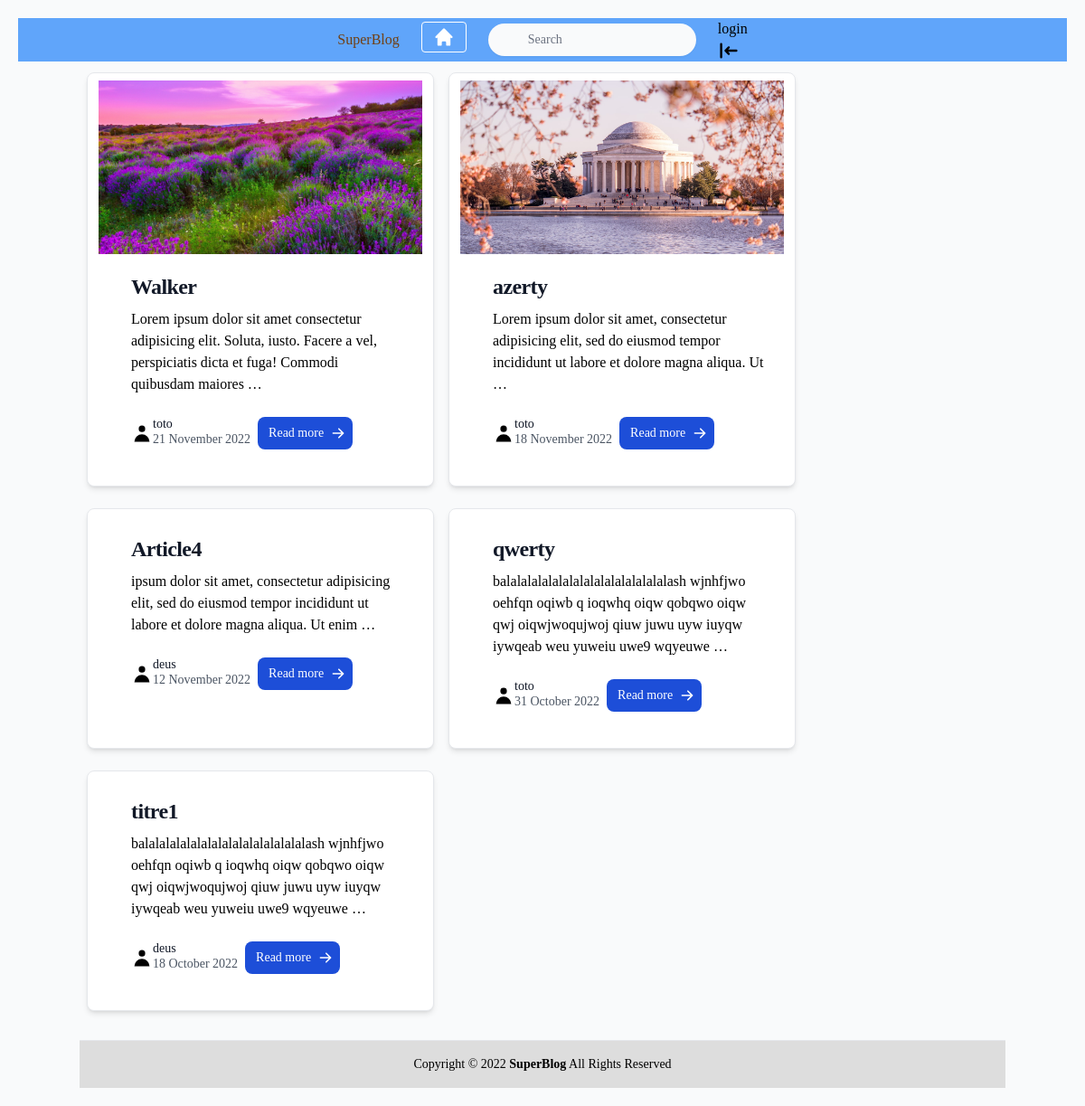
Before: / with the older database file.
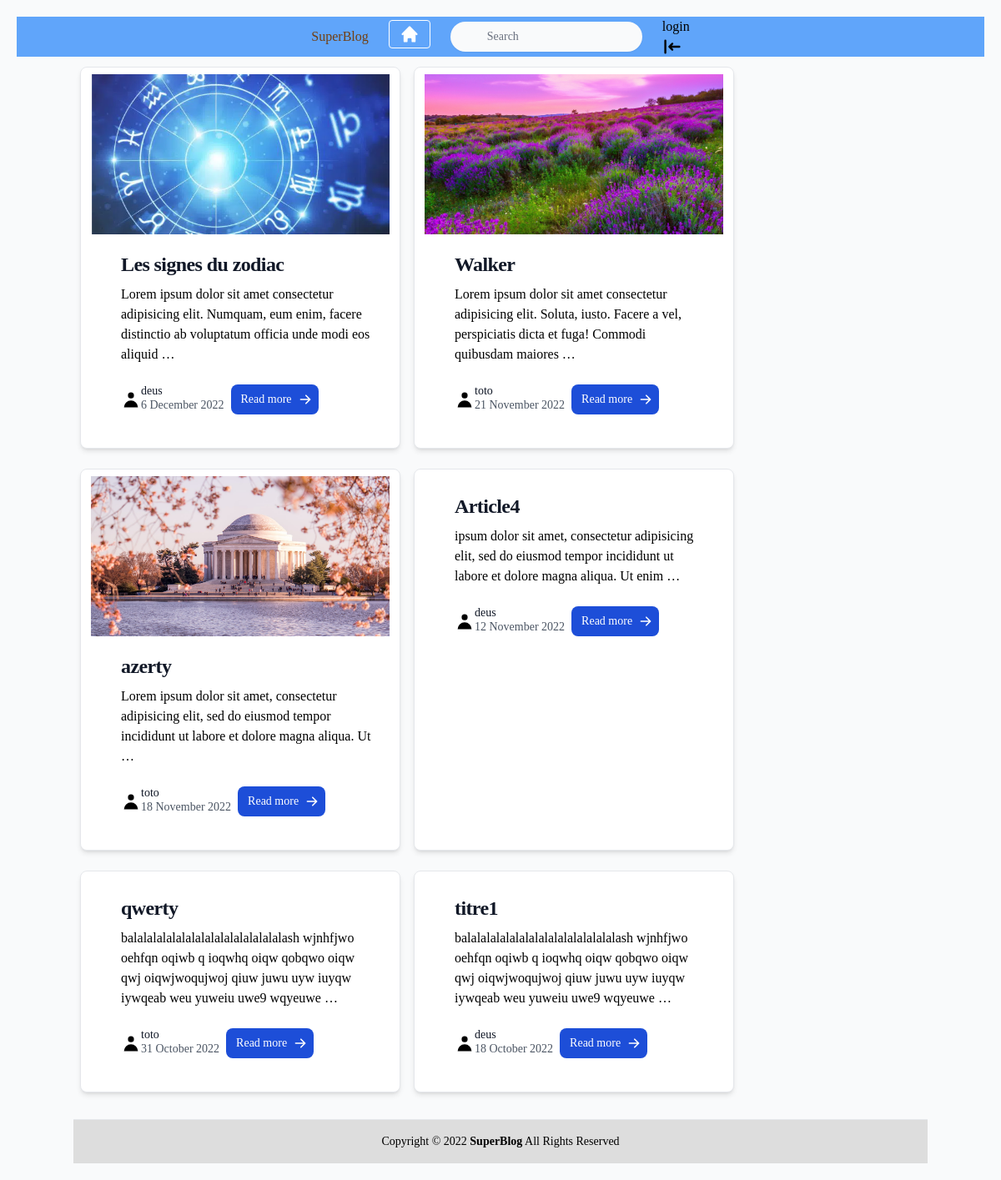
After: the same page with the newer database file.
### blogs/models.py (models this page shows, shortened)
class Articles(models.Model):
	image = models.ImageField(null=True, blank=True, default=None)
	title=models.CharField(max_length=100, verbose_name='titre de l\'article')
	contenu=models.TextField(verbose_name='Contenu')
	author=models.ForeignKey(User, on_delete=models.SET_NULL, null=True, blank=True)
	published=models.BooleanField(default=False)
	date_pub=models.DateTimeField(auto_now_add=True)
	date_mod=models.DateTimeField(auto_now=True)
	theme=models.ForeignKey(Themes, on_delete=models.SET_NULL, null=True, blank=True)
	tags=models.ManyToManyField(Tags, related_name='articles_tag', blank=True)
	slug = models.SlugField(max_length=255, blank=True)
	likes = models.ManyToManyField(User, related_name='article_like', blank=True)
	enregistrements = models.ManyToManyField(User, related_name='article_save', blank=True)
	class Meta:
		ordering = ['-date_pub']
		verbose_name = "Article"

### utilisateur/models.py (models this page shows, shortened)
class User(AbstractUser):
	profile_photo = models.ImageField(verbose_name='Photo de profil', null=True, blank=True, default=None)
	role = models.CharField(max_length=10, choices=ROLE_CHOICES, verbose_name='Rôle')
	def __str__(self):
		return self.username

### blogs/views.py (the view)
# urls.py: path('', BlogHome.as_view(), name="home"),
class BlogHome(ListView):
	model = blog.Articles
	context_object_name = "articles"
	def get_queryset(self):
		queryset = super().get_queryset()
		if self.request.user.is_authenticated and self.request.user.role == 'Créateur':
			return queryset.filter
		return queryset.filter(published=True)

### blogs/templates/blogs/articles_list.html (shortened to what this page needs)
{% extends 'base.html' %}
{% block content %}
<section id="blog" class="flex items-center justify-center">
<div class="flex flex-wrap ">
{% for article in articles %}
<div class="space-x-4 p-6 max-w-sm bg-white rounded-lg border border-gray-200 shadow-md hover:bg-gray-400 dark:bg-teal-500 dark:border-gray-700 dark:hover:bg-gray-400 py-2 px-3 mb-3 ml-2 mr-2 mt-3">
    <a href="{% url 'blog:detail' slug=article.slug %}">
       {%if article.image%}
         <img class="h-48 w-full object-cover md:h-48 md:w-full" width="200" height="200" src="{{article.image.url}}">
         {%endif%}
    </a>
    <div class="p-5">
        <a href="{% url 'blog:detail' slug=article.slug %}">
            <h5 class="mb-2 text-2xl font-bold tracking-tight text-gray-900 dark:text-white">{{ article.title }}</h5>
        </a>
        <p class="mb-3 font-normal text-black dark:text-black">{{ article.contenu|truncatewords:20}}</p>
        <div class="flex items-center">
      {%if .article.author.profile_photo%}
         <img width="25" height="25" src="{{article.author.profile_photo.url}}">
{%else%}<svg class="w-6 h-6" fill="currentColor" viewBox="0 0 20 20" xmlns="http://www.w3.org/2000/svg"><path fill-rule="evenodd" d="M10 9a3 3 0 100-6 3 3 0 000 6zm-7 9a7 7 0 1114 0H3z" clip-rule="evenodd"></path></svg>{%endif%}
      <div class="text-sm">
        <p class="text-gray-900 leading-none">{{ article.author }}</p>
        <p class="text-gray-600">{{ article.date_pub|date:'j F Y' }}</p>
      </div>
        <a href="{% url 'blog:detail' slug=article.slug %}" class="inline-flex items-center py-2 px-3 text-sm font-medium text-center text-white bg-blue-700 rounded-lg hover:bg-blue-800 focus:ring-4 focus:outline-none focus:ring-blue-300 dark:bg-blue-600 dark:hover:bg-blue-700 dark:focus:ring-blue-800 ml-2 mr-2 mt-3 mb-3">
            Read more
        </a>
    </div>
  </div>
</div>
{% empty %}
      <div class="text-gray-900 font-bold text-xl mb-2">Pas d'article</div>
{%endfor%}
</div>
</section>
{% endblock %}

### templates/base.html (shortened to what this page needs)
<!DOCTYPE html>
{% load static%}
{% load tailwind_tags %}
{%load crispy_forms_tags %}
<html>
<head>
	{% tailwind_css %}
	<link rel="stylesheet" href="{% static 'utilisateur/css/style.css' %}">
</head>
<body class="bg-gray-50 font-serif leading-normal tracking-normal">
	{%include 'nav.html'%}
	<div class="container mx-auto">
		<section>
		{%block content%} {%endblock%}
		</section>
		<footer class="border-t py-4 static bottom-0">
        	<p class=" text-sm text-center">Copyright © 2022 <span class="font-semibold">SuperBlog</span>
            All Rights Reserved</p>
    	</footer>
	</body>
</html>

### templates/nav.html (shortened to what this page needs)
<nav class="bg-blue-400 ">
<ul class="flex items-center justify-center">
  <li class="mr-3">
    <p class="inline-block text-yellow-900 py-1 px-3">SuperBlog</p>
  </li>
  <li class="mr-3">
    <a class="inline-block border border-white rounded hover:border-gray-200 text-white hover:bg-gray-200 py-1 px-3" href="{% url 'blog:home'%}"><svg class="w-6 h-6" fill="currentColor" viewBox="0 0 20 20" xmlns="http://www.w3.org/2000/svg"><path d="M10.707 2.293a1 1 0 00-1.414 0l-7 7a1 1 0 001.414 1.414L4 10.414V17a1 1 0 001 1h2a1 1 0 001-1v-2a1 1 0 011-1h2a1 1 0 011 1v2a1 1 0 001 1h2a1 1 0 001-1v-6.586l.293.293a1 1 0 001.414-1.414l-7-7z"></path></svg></a>
  </li>
<li class="mr-3">
	<div class="relative lg:ml-auto hidden lg:block py-1 px-3">
            	<form id="searchform" action="{% url 'blog:search' %}" method="get" accept-charset="utf-8">
                <input type="text" name="q" id="searchbox"
                    class="block w-full shadow-sm border-none rounded-3xl  pl-11 pr-2 py-2 focus:outline-none bg-gray-50 text-sm text-gray-700 placeholder-gray-500"
                    placeholder="Search">
</li>
	{% if user.is_authenticated%}
        <li class="mr-3">
          <a href="{%url 'user:profil'%}" class="inline-block">{%if user.profile_photo%}
         <img width="25" height="25" src="{{user.profile_photo.url}}">
{%else%}<svg class="w-6 h-6" fill="currentColor" viewBox="0 0 20 20" xmlns="http://www.w3.org/2000/svg"><path fill-rule="evenodd" d="M10 9a3 3 0 100-6 3 3 0 000 6zm-7 9a7 7 0 1114 0H3z" clip-rule="evenodd"></path></svg>{%endif%}{{request.user}}</a>
        </li>
        <li class="mr-3">
          <a href="{% url 'user:logout'%}" class="inline-block">logout<svg class="w-6 h-6" fill="currentColor" viewBox="0 0 20 20" xmlns="http://www.w3.org/2000/svg"><path fill-rule="evenodd" d="M3 3a1 1 0 00-1 1v12a1 1 0 102 0V4a1 1 0 00-1-1zm10.293 9.293a1 1 0 001.414 1.414l3-3a1 1 0 000-1.414l-3-3a1 1 0 10-1.414 1.414L14.586 9H7a1 1 0 100 2h7.586l-1.293 1.293z" clip-rule="evenodd"></path></svg></a>
        </li>
			{%else%}
			<li class="mr-3">
	                <a href="{% url 'user:login'%}" class="inline-block">login</a>
	           </li>
	        {%endif%}
</ul>
</nav>

### utilisateur/static/utilisateur/css/style.css (style rules this page uses)
* { box-sizing: border-box; }
body { font-family: Arial; padding: 20px; background: #f1f1f1; background-image: url("/media/bg2.jpg"); background-attachment: fixed; background-size: contain; }
footer { padding: 20px; text-align: center; background: #ddd; margin-top: 20px; }

Changed rows visible on the page:
added Articles: image (picture), title "Les signes du zodiac", contenu "Lorem ipsum dolor sit amet consectetur adipisicing elit. Numquam, eum enim, facere distinctio ab voluptatum officia unde modi eos aliquid …", author "deus", date_pub "6 December 2022"
